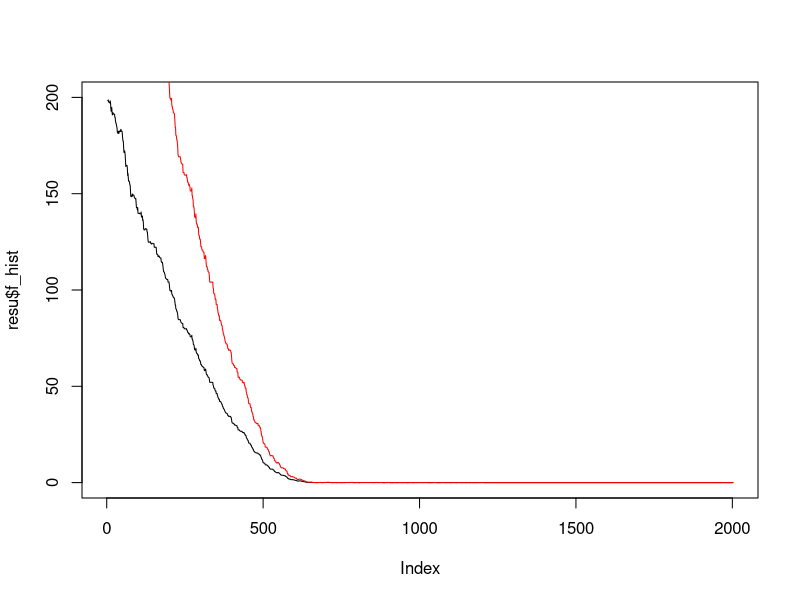

Reproduce this figure in R.
# Parametry:
# x - initial solution
# f - objective function 
# t - initial temperature
# alpha -temperature update param
# radius of N(x) - promień sąsiedztwa
# maxIt - # of iteration

f = function(x)
{
  sum(x^2)
}

SA = function(x, f, t, alpha, delta, maxIt)
{
  n = length(x) #ilość elementów wektora x, inaczej w ilo wymiarowej przestrzeni się znajdujemy
  out = list()
  out$f_hist = rep(NA, maxIt+1)
  out$f_hist[1] = f(x)
  out$t_hist = rep(NA, maxIt+1)
  out$t_hist[1] = t
  
  for (i in 1 : maxIt + 1)
  {
    # 1. losowanie 'candidate solution'
    x_c = x + runif(n, min = -delta, delta)
    
    # 2. symulacja przejścia do candidate solution (f-cja aktywacji)
    A = min(1, exp(-(f(x_c) - f(x))/t))
    u = runif(1)
    # Spr. u < A
    if (u < A)
    {
      x = x_c
    }
    t = alpha * t
    
    out$f_hist[i+1] = f(x)
    out$t_hist[i+1] = t
    # 3. aktualizacja wartości parametru temperatury (annealian schedule)
  }
  out$x_opt = x
  return(out)
}

x = c(10, 10)
t = 1
alpha = 0.995
delta = 0.1
maxIt = 2000

resu = SA(x, f, t, alpha, delta, maxIt)
plot(resu$f_hist, type="l")
lines(resu$f_hist * 2, type = "l", col = "red")
